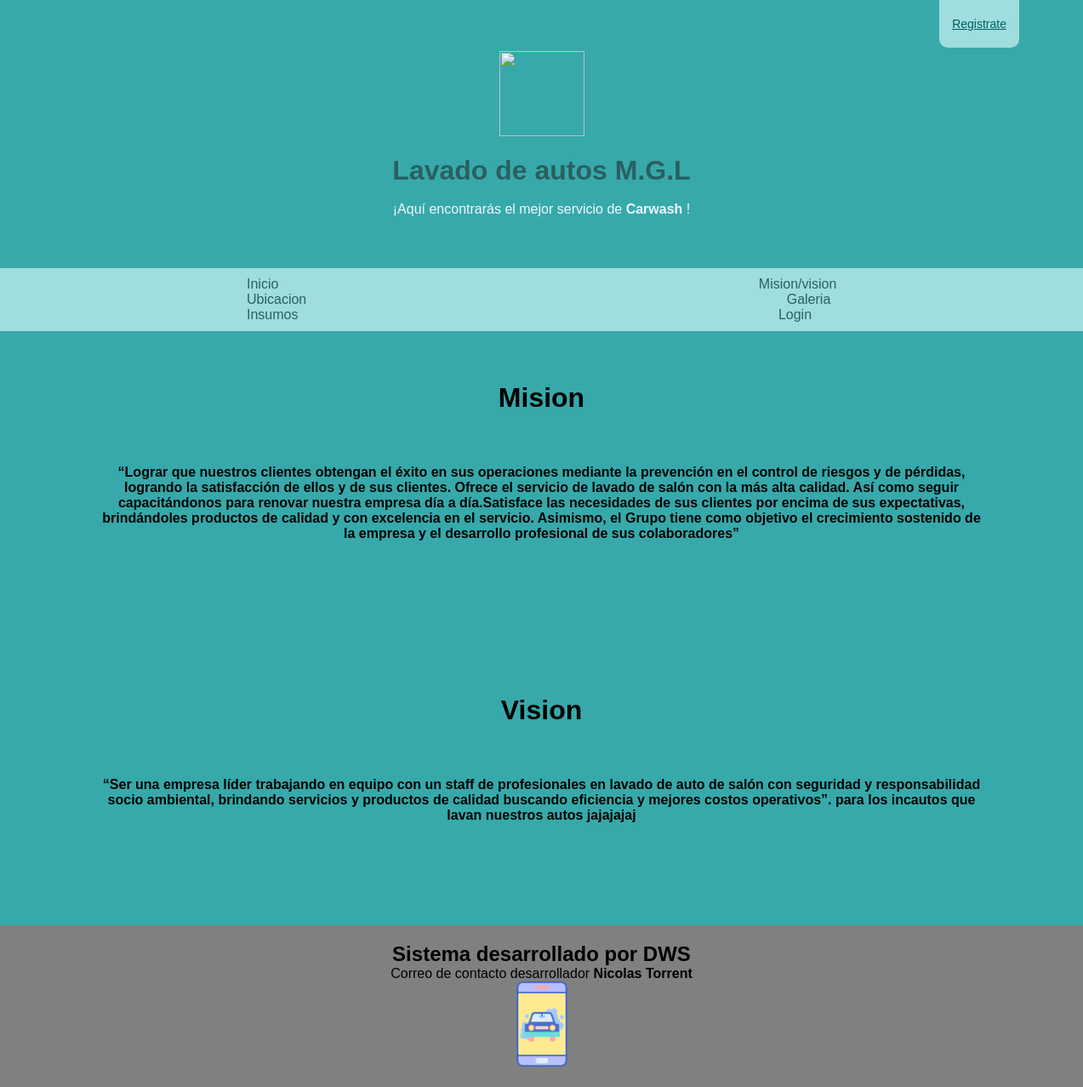
The page /misionyvision/ on the database its author committed.
### myCar/models.py (models this page shows, shortened)
class MisionyVision(models.Model):
    ident = models.CharField(max_length=15,primary_key=True)
    mision = models.TextField()
    vision = models.TextField()

### myCar/views.py (the view)
# urls.py: path('misionyvision/',misionyvision,name='MYV'),
def misionyvision(request):
    lista = MisionyVision.objects.all()
    return render(request,'web/mision_vision.html',{'lista':lista})

### myCar/templates/web/mision_vision.html
{% extends "web/base.html" %}
{% block contenido %}
    {% for item in lista %}
    <div class ="mision">
        <h1><b>Mision</b></h1>
        <h4 class="descripcion">{{item.mision}}
        </h4>
    </div>
    <div class="vision">
        <h1><b>Vision</b></h1>
        <h4 class="descripcion">{{item.vision}}
        </h4>
    </div>
     {% endfor %}
{% endblock contenido %}

### myCar/static/estilo.css (style rules this page uses)
* { margin: 0; padding: 0; box-sizing: border-box; }
body { font-family: Arial, Helvetica, sans-serif; margin: 0; }
.mision { font-family: Arial, Helvetica, sans-serif; padding: 60px; display: block; margin-left: auto; margin-right: auto; text-align: center; background-color: #37A9AB; }
.vision { font-family: Arial, Helvetica, sans-serif; padding: 60px; display: block; margin-left: auto; margin-right: auto; text-align: center; background-color: #37A9AB; }
.descripcion { font-family: Arial, Helvetica, sans-serif; padding: 60px; display: block; margin-left: auto; margin-right: auto; text-align: center; background-color: #37A9AB; }

### rows shown on the page
MisionyVision: mision "“Lograr que nuestros clientes obtengan el éxito en sus operaciones mediante la prevención en el control de riesgos y de pérdidas, logrando la satisfacción de ellos y de sus clientes. Ofrece el servicio de lavado de salón con la más alta calidad. Así como seguir capacitándonos para renovar nuestra empresa día a día.Satisface las necesidades de sus clientes por encima de sus expectativas, brindándoles productos de calidad y con excelencia en el servicio. Asimismo, el Grupo tiene como objetivo el crecimiento sostenido de la empresa y el desarrollo profesional de sus colaboradores”", vision "“Ser una empresa líder trabajando en equipo con un staff de profesionales en lavado de auto de salón con seguridad y responsabilidad socio ambiental, brindando servicios y productos de calidad buscando eficiencia y mejores costos operativos”. para los incautos que lavan nuestros autos jajajajaj"
